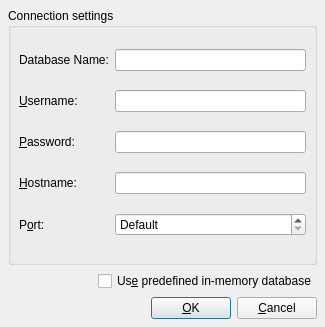
<?xml version="1.0" encoding="UTF-8"?>
<ui version="4.0">
 <class>SqlConnectionDialog</class>
 <widget class="QDialog" name="SqlConnectionDialog">
  <property name="geometry">
   <rect>
    <x>0</x>
    <y>0</y>
    <width>325</width>
    <height>327</height>
   </rect>
  </property>
  <property name="windowTitle">
   <string>Connect...</string>
  </property>
  <layout class="QVBoxLayout">
   <property name="spacing">
    <number>6</number>
   </property>
   <property name="margin">
    <number>8</number>
   </property>
   <item>
    <widget class="QGroupBox" name="connGroupBox">
     <property name="title">
      <string>Connection settings</string>
     </property>
     <layout class="QGridLayout">
      <property name="margin">
       <number>8</number>
      </property>
      <property name="spacing">
       <number>6</number>
      </property>
      <item row="1" column="0">
       <widget class="QLabel" name="textLabel4">
        <property name="text">
         <string>&amp;Username:</string>
        </property>
        <property name="buddy">
         <cstring>editUsername</cstring>
        </property>
       </widget>
      </item>
      <item row="0" column="1">
       <widget class="QLineEdit" name="editDatabase"/>
      </item>
      <item row="4" column="1">
       <widget class="QSpinBox" name="portSpinBox">
        <property name="specialValueText">
         <string>Default</string>
        </property>
        <property name="minimum">
         <number>-1</number>
        </property>
        <property name="maximum">
         <number>65535</number>
        </property>
        <property name="value">
         <number>-1</number>
        </property>
       </widget>
      </item>
      <item row="0" column="0">
       <widget class="QLabel" name="textLabel3">
        <property name="text">
         <string>Database Name:</string>
        </property>
        <property name="buddy">
         <cstring>editDatabase</cstring>
        </property>
       </widget>
      </item>
      <item row="2" column="1">
       <widget class="QLineEdit" name="editPassword">
        <property name="echoMode">
         <enum>QLineEdit::Password</enum>
        </property>
       </widget>
      </item>
      <item row="1" column="1">
       <widget class="QLineEdit" name="editUsername"/>
      </item>
      <item row="3" column="1">
       <widget class="QLineEdit" name="editHostname"/>
      </item>
      <item row="3" column="0">
       <widget class="QLabel" name="textLabel5">
        <property name="text">
         <string>&amp;Hostname:</string>
        </property>
        <property name="buddy">
         <cstring>editHostname</cstring>
        </property>
       </widget>
      </item>
      <item row="4" column="0">
       <widget class="QLabel" name="textLabel5_2">
        <property name="text">
         <string>P&amp;ort:</string>
        </property>
        <property name="buddy">
         <cstring>portSpinBox</cstring>
        </property>
       </widget>
      </item>
      <item row="2" column="0">
       <widget class="QLabel" name="textLabel4_2">
        <property name="text">
         <string>&amp;Password:</string>
        </property>
        <property name="buddy">
         <cstring>editPassword</cstring>
        </property>
       </widget>
      </item>
     </layout>
    </widget>
   </item>
   <item>
    <layout class="QHBoxLayout">
     <property name="spacing">
      <number>6</number>
     </property>
     <property name="margin">
      <number>0</number>
     </property>
     <item>
      <spacer>
       <property name="orientation">
        <enum>Qt::Horizontal</enum>
       </property>
       <property name="sizeHint" stdset="0">
        <size>
         <width>40</width>
         <height>20</height>
        </size>
       </property>
      </spacer>
     </item>
     <item>
      <widget class="QCheckBox" name="dbCheckBox">
       <property name="text">
        <string>Us&amp;e predefined in-memory database</string>
       </property>
      </widget>
     </item>
    </layout>
   </item>
   <item>
    <layout class="QHBoxLayout">
     <property name="spacing">
      <number>6</number>
     </property>
     <property name="margin">
      <number>0</number>
     </property>
     <item>
      <spacer>
       <property name="orientation">
        <enum>Qt::Horizontal</enum>
       </property>
       <property name="sizeType">
        <enum>QSizePolicy::Expanding</enum>
       </property>
       <property name="sizeHint" stdset="0">
        <size>
         <width>20</width>
         <height>20</height>
        </size>
       </property>
      </spacer>
     </item>
     <item>
      <widget class="QPushButton" name="okButton">
       <property name="text">
        <string>&amp;OK</string>
       </property>
       <property name="default">
        <bool>true</bool>
       </property>
      </widget>
     </item>
     <item>
      <widget class="QPushButton" name="cancelButton">
       <property name="text">
        <string>&amp;Cancel</string>
       </property>
      </widget>
     </item>
    </layout>
   </item>
  </layout>
 </widget>
 <tabstops>
  <tabstop>editDatabase</tabstop>
  <tabstop>editUsername</tabstop>
  <tabstop>editPassword</tabstop>
  <tabstop>editHostname</tabstop>
  <tabstop>portSpinBox</tabstop>
  <tabstop>dbCheckBox</tabstop>
  <tabstop>okButton</tabstop>
  <tabstop>cancelButton</tabstop>
 </tabstops>
 <resources/>
 <connections/>
</ui>
